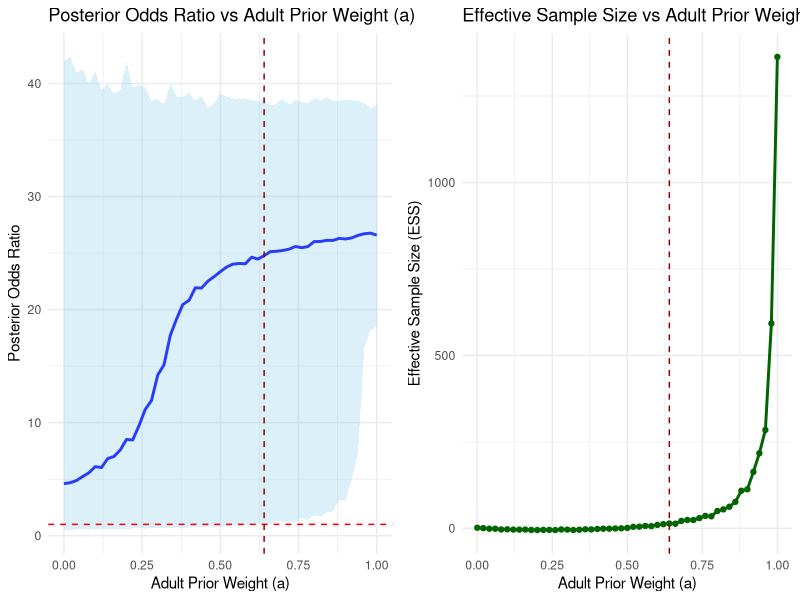
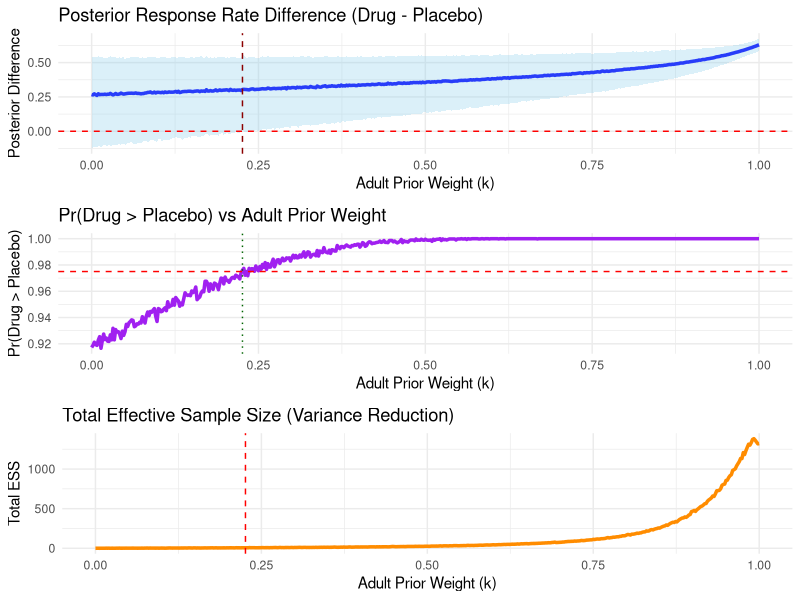

The R source for these figures, in order:
## ---- chunk 1
library(ggplot2)
library(gridExtra)

set.seed(123)  # For reproducibility
# Step 1: Basic inputs
adult_placebo_n_pool <- 494
adult_placebo_events_pool <- 45
adult_drug_n_pool <- 509
adult_drug_events_pool <- 375

pediatric_placebo_n_pool <- 6
pediatric_placebo_events_pool <- 1
pediatric_drug_n_pool <- 30
pediatric_drug_events_pool <- 15

# Step 2: Log-odds and variance
log_odds_adult_placebo <- log(adult_placebo_events_pool / (adult_placebo_n_pool - adult_placebo_events_pool))
log_odds_adult_drug <- log(adult_drug_events_pool / (adult_drug_n_pool - adult_drug_events_pool))
adult_variance_placebo <- adult_placebo_n_pool / (adult_placebo_events_pool * (adult_placebo_n_pool - adult_placebo_events_pool))
adult_variance_drug <- adult_drug_n_pool / (adult_drug_events_pool * (adult_drug_n_pool - adult_drug_events_pool))
adult_variance <- adult_variance_placebo + adult_variance_drug

log_odds_pediatric_placebo <- log(pediatric_placebo_events_pool / (pediatric_placebo_n_pool - pediatric_placebo_events_pool))
log_odds_pediatric_drug <- log(pediatric_drug_events_pool / (pediatric_drug_n_pool - pediatric_drug_events_pool))
pediatric_variance_placebo <- pediatric_placebo_n_pool / (pediatric_placebo_events_pool * (pediatric_placebo_n_pool - pediatric_placebo_events_pool))
pediatric_variance_drug <- pediatric_drug_n_pool / (pediatric_drug_events_pool * (pediatric_drug_n_pool - pediatric_drug_events_pool))
pediatric_variance <- pediatric_variance_placebo + pediatric_variance_drug

# Step 3: Skeptical prior
m <- 36/2
skeptical_prior_variance <- m * pediatric_variance
skeptical_prior_mean <- 0

observed_pediatric_effect <- log_odds_pediatric_drug - log_odds_pediatric_placebo

# Functions
update_posterior_component <- function(mu_prior, var_prior, mu_lik, var_lik) {
  var_post = 1 / (1/var_prior + 1/var_lik)
  mu_post = var_post * (mu_prior/var_prior + mu_lik/var_lik)
  return(list(mu = mu_post, var = var_post))
}

compute_Cj <- function(mu_prior, var_prior, mu_lik, var_lik) {
  var_sum = var_prior + var_lik
  dnorm(mu_lik, mean = mu_prior, sd = sqrt(var_sum))
}

# Step 4: Initialize results
results <- data.frame(
  a = numeric(0),
  ci_lower = numeric(0),
  ci_upper = numeric(0),
  OR_median = numeric(0),
  ESS = numeric(0)
)

# Pediatric-only posterior variance (baseline for ESS)
skeptical_mu_vague <- 0
skeptical_var_vague <- 1e6
var_post_ped_only <- 1 / (1/skeptical_var_vague + 1/pediatric_variance)
mu_post_ped_only <- var_post_ped_only * (skeptical_mu_vague/skeptical_var_vague + observed_pediatric_effect/pediatric_variance)
n_samples <- 5000
ped_only_samples <- rnorm(n_samples, mean = mu_post_ped_only, sd = sqrt(var_post_ped_only))
var_no_prior <- var(ped_only_samples)
n_pediatric <- pediatric_placebo_n_pool + pediatric_drug_n_pool

# Step 5: Main loop over a
for (a in seq(0, 1, by = 0.02)) {
  
  k0 <- c(a, 1 - a)
  
  priors <- list(
    list(mu = log_odds_adult_drug - log_odds_adult_placebo, var = adult_variance),
    list(mu = skeptical_prior_mean, var = skeptical_prior_variance)
  )
  
  posterior_components <- list()
  Cj <- numeric(length(priors))
  
  for (j in 1:length(priors)) {
    prior <- priors[[j]]
    posterior_components[[j]] <- update_posterior_component(
      mu_prior = prior$mu, var_prior = prior$var,
      mu_lik = observed_pediatric_effect, var_lik = pediatric_variance
    )
    Cj[j] <- compute_Cj(prior$mu, prior$var, observed_pediatric_effect, pediatric_variance)
  }
  
  # Update posterior mixture weights
  k1 <- k0 * Cj
  k1 <- k1 / sum(k1)
  
  # Sample from mixture posterior
  samples_logor <- numeric(n_samples)
  for (s in 1:n_samples) {
    component <- sample(1:2, size = 1, prob = k1)
    samples_logor[s] <- rnorm(1,
                              mean = posterior_components[[component]]$mu,
                              sd = sqrt(posterior_components[[component]]$var))
  }
  
  samples_or <- exp(samples_logor)  # transform back to OR scale
  
  # Save results
  ci_lower <- quantile(samples_or, 0.025)
  ci_upper <- quantile(samples_or, 0.975)
  OR_median <- median(samples_or)
  
# 传统的有效样本量 (ESS) 计算方法
# 使用后验样本方差与先验样本方差的比例来计算ESS
var_with_prior <- var(samples_logor)  # 后验样本方差
# 这里 var_no_prior 应该是基于没有先验情况下的理论方差。我们可以使用原始方差作为近似值
var_no_prior <- pediatric_variance  # 无先验情况下的方差（假设为输入数据中的方差）

# 计算有效样本量 (ESS)，假设n是样本数量
ess <- n_pediatric * (var_no_prior / var_with_prior-1)  # 计算ESS

# 保存结果
results <- rbind(results, data.frame(a = a, ci_lower = ci_lower, ci_upper = ci_upper,
                                     OR_median = OR_median, ESS = ess))

}

# Step 6: Find tipping point
tipping_point <- results[which(results$ci_lower > 1)[1], ]

cat("Tipping Point Found!\n")
cat("Adult Prior Weight (a):", tipping_point$a, "\n")
cat("Posterior OR Median:", round(tipping_point$OR_median, 2), "\n")
cat("95% CI: (", round(tipping_point$ci_lower, 2), ",", round(tipping_point$ci_upper, 2), ")\n")
cat("Tipping Point ESS:", round(tipping_point$ESS, 1), "pediatric patients\n")

# Step 7: Plot
p1 <- ggplot(results, aes(x = a)) +
  geom_line(aes(y = OR_median), color = "blue", size = 1) +
  geom_ribbon(aes(ymin = ci_lower, ymax = ci_upper), fill = "skyblue", alpha = 0.3) +
  geom_hline(yintercept = 1, linetype = "dashed", color = "red") +
  geom_vline(xintercept = tipping_point$a, linetype = "dashed", color = "darkred") +
  labs(
    title = "Posterior Odds Ratio vs Adult Prior Weight (a)",
    x = "Adult Prior Weight (a)",
    y = "Posterior Odds Ratio"
  ) +
  theme_minimal()

p2 <- ggplot(results, aes(x = a, y = ESS)) +
  geom_line(color = "darkgreen", size = 1) +
  geom_point(color = "darkgreen") +
  geom_vline(xintercept = tipping_point$a, linetype = "dashed", color = "darkred") +
  labs(
    title = "Effective Sample Size vs Adult Prior Weight",
    x = "Adult Prior Weight (a)",
    y = "Effective Sample Size (ESS)"
  ) +
  theme_minimal()

grid.arrange(p1, p2, ncol = 2)

## ---- chunk 2
library(ggplot2)
library(gridExtra)
library(dplyr)

compute_Cj_exact <- function(a_j, b_j, x, n) {
  choose(n, x) *
    beta(a_j + x, b_j + n - x) /
    beta(a_j, b_j)
}

set.seed(123)

# 成人组数据
adult_placebo_n <- 494; adult_placebo_r <- 45
adult_drug_n <- 509; adult_drug_r <- 375

# 儿童组数据
ped_placebo_n <- 6; ped_placebo_r <- 1
ped_drug_n <- 30; ped_drug_r <- 15

# 抽样次数
n_samples <- 5000

# 儿童组的无先验后验参数（仅用于计算方差基线）
alpha_ped_placebo <- ped_placebo_r + 1
beta_ped_placebo <- ped_placebo_n - ped_placebo_r + 1
alpha_ped_drug <- ped_drug_r + 1
beta_ped_drug <- ped_drug_n - ped_drug_r + 1

# 无先验下的后验方差
var_placebo_no_prior <- (alpha_ped_placebo * beta_ped_placebo) / 
                        ((alpha_ped_placebo + beta_ped_placebo)^2 * (alpha_ped_placebo + beta_ped_placebo + 1))
var_drug_no_prior <- (alpha_ped_drug * beta_ped_drug) /
                     ((alpha_ped_drug + beta_ped_drug)^2 * (alpha_ped_drug + beta_ped_drug + 1))
var_no_prior <- var_placebo_no_prior + var_drug_no_prior

# 成人组的后验参数（作为先验来源）
alpha_adult_placebo <- adult_placebo_r + 1
beta_adult_placebo <- adult_placebo_n - adult_placebo_r + 1
alpha_adult_drug <- adult_drug_r + 1
beta_adult_drug <- adult_drug_n - adult_drug_r + 1

# 怀疑性先验（均匀）
alpha_skeptical <- 1
beta_skeptical <- 1

# 初始化结果表格
results <- data.frame(
  k = numeric(),
  ci_lower = numeric(),
  ci_upper = numeric(),
  median_diff = numeric(),
  ESS_placebo = numeric(),
  ESS_drug = numeric(),
  ESS_total = numeric(),
  prob_superior = numeric()
)

# 遍历 k ∈ [0, 1]
for (k in seq(0, 1, by = 0.002)) {
  
  # 初始化先验混合权重
  k0 <- c(k, 1 - k)

  # 成分1（成人先验）参数
  aj1 <- alpha_adult_drug
  bj1 <- beta_adult_drug

  # 成分2（怀疑性先验）参数
  aj2 <- alpha_skeptical
  bj2 <- beta_skeptical

  # C1, C2: 每个成分的边际似然乘以似然（比例项）
  C1 <- compute_Cj_exact(aj1, bj1, ped_drug_r, ped_drug_n)
  C2 <- compute_Cj_exact(aj2, bj2, ped_drug_r, ped_drug_n)
  Cj <- c(C1, C2)

  # 更新混合权重
  k1 <- k0 * Cj
  k1 <- k1 / sum(k1)

  # 形成混合先验参数（adult 与 skeptical）
  alpha_prior_placebo <- k * alpha_adult_placebo + (1 - k) * alpha_skeptical
  beta_prior_placebo <- k * beta_adult_placebo + (1 - k) * beta_skeptical
  alpha_prior_drug <- k * alpha_adult_drug + (1 - k) * alpha_skeptical
  beta_prior_drug <- k * beta_adult_drug + (1 - k) * beta_skeptical

  # 后验A: 成人先验 + 儿童数据
  alpha_post_adult_placebo <- alpha_adult_placebo + ped_placebo_r
  beta_post_adult_placebo <- beta_adult_placebo + ped_placebo_n - ped_placebo_r
  alpha_post_adult_drug <- alpha_adult_drug + ped_drug_r
  beta_post_adult_drug <- beta_adult_drug + ped_drug_n - ped_drug_r

  # 后验B: 怀疑先验 + 儿童数据
  alpha_post_skeptical_placebo <- alpha_skeptical + ped_placebo_r
  beta_post_skeptical_placebo <- beta_skeptical + ped_placebo_n - ped_placebo_r
  alpha_post_skeptical_drug <- alpha_skeptical + ped_drug_r
  beta_post_skeptical_drug <- beta_skeptical + ped_drug_n - ped_drug_r

  # 从混合后的分布中进行采样
  samples_adult_placebo <- rbeta(n_samples, alpha_post_adult_placebo, beta_post_adult_placebo)
  samples_adult_drug <- rbeta(n_samples, alpha_post_adult_drug, beta_post_adult_drug)

  samples_skeptical_placebo <- rbeta(n_samples, alpha_post_skeptical_placebo, beta_post_skeptical_placebo)
  samples_skeptical_drug <- rbeta(n_samples, alpha_post_skeptical_drug, beta_post_skeptical_drug)

  # 按权重混合采样
  samples_placebo <- k * samples_adult_placebo + (1 - k) * samples_skeptical_placebo
  samples_drug <- k1[1] * samples_adult_drug + k1[2] * samples_skeptical_drug

  # 计算差异
  diff <- samples_drug - samples_placebo

  # 计算统计量
  ci_lower <- quantile(diff, 0.025)
  ci_upper <- quantile(diff, 0.975)
  median_diff <- median(diff)
  prob_superior <- mean(diff > 0)

  # ESS 计算
  var_post_placebo <- var(samples_placebo)
  var_post_drug <- var(samples_drug)
  ess_placebo <- max(0, ped_placebo_n * (var_placebo_no_prior / var_post_placebo - 1))
  ess_drug <- max(0, ped_drug_n * (var_drug_no_prior / var_post_drug - 1))
  ess_total <- ess_placebo + ess_drug

  # 存储结果
  results <- rbind(results, data.frame(
    k = k,
    ci_lower = ci_lower,
    ci_upper = ci_upper,
    median_diff = median_diff,
    ESS_placebo = ess_placebo,
    ESS_drug = ess_drug,
    ESS_total = ess_total,
    prob_superior = prob_superior
  ))
}

# 寻找 tipping point
tipping_point <- results %>% 
  filter(ci_lower > 0) %>% 
  slice(1)

# 输出结果
cat("✅ Tipping Point Found:\n")
cat("Adult Prior Weight (k):", tipping_point$k, "\n")
cat("Posterior Difference (Drug - Placebo):", round(tipping_point$median_diff, 3), "\n")
cat("95% CI: (", round(tipping_point$ci_lower, 3), ",", round(tipping_point$ci_upper, 3), ")\n")
cat("Pr(Drug > Placebo):", round(tipping_point$prob_superior, 3), "\n")
cat("ESS from adult placebo:", round(tipping_point$ESS_placebo, 1), "\n")
cat("ESS from adult drug:", round(tipping_point$ESS_drug, 1), "\n")
cat("Total ESS (variance reduction):", round(tipping_point$ESS_total, 1), "\n")

# 可视化
p1 <- ggplot(results, aes(x = k)) +
  geom_line(aes(y = median_diff), color = "blue", size = 1.2) +
  geom_ribbon(aes(ymin = ci_lower, ymax = ci_upper), fill = "skyblue", alpha = 0.3) +
  geom_hline(yintercept = 0, linetype = "dashed", color = "red") +
  geom_vline(xintercept = tipping_point$k, linetype = "dashed", color = "darkred") +
  labs(
    title = "Posterior Response Rate Difference (Drug - Placebo)",
    x = "Adult Prior Weight (k)",
    y = "Posterior Difference"
  ) + theme_minimal()

p2 <- ggplot(results, aes(x = k)) +
  geom_line(aes(y = prob_superior), color = "purple", size = 1.2) +
  geom_hline(yintercept = 0.975, linetype = "dashed", color = "red") +
  geom_vline(xintercept = tipping_point$k, linetype = "dotted", color = "darkgreen") +
  labs(
    title = "Pr(Drug > Placebo) vs Adult Prior Weight",
    x = "Adult Prior Weight (k)", 
    y = "Pr(Drug > Placebo)"
  ) + theme_minimal()

p3 <- ggplot(results, aes(x = k)) +
  geom_line(aes(y = ESS_total), color = "darkorange", size = 1.2) +
  geom_vline(xintercept = tipping_point$k, linetype = "dashed", color = "red") +
  labs(
    title = "Total Effective Sample Size (Variance Reduction)",
    x = "Adult Prior Weight (k)",
    y = "Total ESS"
  ) + theme_minimal()

# 合并图表
grid.arrange(p1, p2, p3, ncol = 1)



